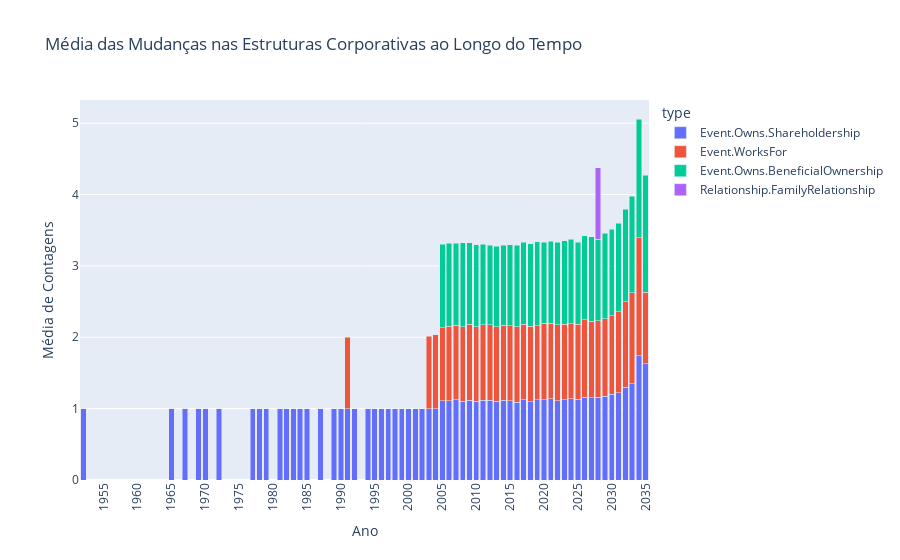

The code cell stored with this chart in its notebook:
### Code cell
import pandas as pd
import plotly.express as px

# Função para converter string de data para objeto de data
def convert_to_date(date_str):
    try:
        return pd.to_datetime(date_str, format="%Y-%m-%d").date()
    except ValueError:
        return pd.to_datetime(date_str).date()

# Aplicar a função de conversão de data
df_links['start_date'] = df_links['start_date'].apply(convert_to_date)
df_links['year'] = pd.to_datetime(df_links['start_date']).dt.year



# Contagem de relações por ano, tipo e target
relations_per_year_type_target = df_links.groupby(['year', 'type', 'target']).size().reset_index(name='counts')

# Calcular a média das contagens por ano, tipo e target
average_relations_per_year_type_target = relations_per_year_type_target.groupby(['year', 'type'])['counts'].mean().reset_index(name='average_counts')

# Criação da visualização temporal
fig = px.bar(average_relations_per_year_type_target, x='year', y='average_counts', color='type', 
             title='Média das Mudanças nas Estruturas Corporativas ao Longo do Tempo', barmode='stack')

# Ajustar layout para exibir anos na vertical e sem ordenação automática
fig.update_layout(
    xaxis_title='Ano',
    yaxis_title='Média de Contagens',
    xaxis_tickangle=-90,
    xaxis={'dtick': 5}#,  # Garantir que todos os anos sejam exibidos
    #xaxis={'categoryorder': 'array', 'categoryarray': average_relations_per_year_type_target['year']}
)

fig.show()

### Figure 1 — Plotly figure (JSON) as saved in the notebook; plotly's stock layout.template omitted (floating-point values rounded to 4 significant figures)
{"data": [{"alignmentgroup": "True", "hovertemplate": "type=Event.Owns.Shareholdership<br>year=%{x}<br>average_counts=%{y}<extra></extra>", "legendgroup": "Event.Owns.Shareholdership", "marker": {"color": "#636efa", "pattern": {"shape": ""}}, "name": "Event.Owns.Shareholdership", "offsetgroup": "Event.Owns.Shareholdership", "orientation": "v", "showlegend": true, "textposition": "auto", "type": "bar", "x": [1952, 1965, 1967, 1969, 1970, 1972, 1977, 1978, 1979, 1981, 1982, 1983, 1984, 1985, 1987, 1989, 1990, 1991, 1992, 1994, 1995, 1996, 1997, 1998, 1999, 2000, 2001, 2002, 2003, 2004, 2005, 2006, 2007, 2008, 2009, 2010, 2011, 2012, 2013, 2014, 2015, 2016, 2017, 2018, 2019, 2020, 2021, 2022, 2023, 2024, 2025, 2026, 2027, 2028, 2029, 2030, 2031, 2032, 2033, 2034, 2035], "xaxis": "x", "y": [1, 1, 1, 1, 1, 1, 1, 1, 1, 1, 1, 1, 1, 1, 1, 1, 1, 1, 1, 1, 1, 1, 1, 1, 1, 1, 1, 1, 1, 1, 1.109, 1.108, 1.125, 1.107, 1.121, 1.1, 1.121, 1.119, 1.106, 1.115, 1.109, 1.09, 1.126, 1.1, 1.123, 1.121, 1.135, 1.111, 1.124, 1.137, 1.133, 1.158, 1.152, 1.159, 1.172, 1.2, 1.22, 1.298, 1.349, 1.738, 1.632], "yaxis": "y"}, {"alignmentgroup": "True", "hovertemplate": "type=Event.WorksFor<br>year=%{x}<br>average_counts=%{y}<extra></extra>", "legendgroup": "Event.WorksFor", "marker": {"color": "#EF553B", "pattern": {"shape": ""}}, "name": "Event.WorksFor", "offsetgroup": "Event.WorksFor", "orientation": "v", "showlegend": true, "textposition": "auto", "type": "bar", "x": [1991, 2003, 2004, 2005, 2006, 2007, 2008, 2009, 2010, 2011, 2012, 2013, 2014, 2015, 2016, 2017, 2018, 2019, 2020, 2021, 2022, 2023, 2024, 2025, 2026, 2027, 2028, 2029, 2030, 2031, 2032, 2033, 2034, 2035], "xaxis": "x", "y": [1, 1.015, 1.033, 1.028, 1.046, 1.043, 1.044, 1.061, 1.048, 1.056, 1.056, 1.041, 1.056, 1.055, 1.055, 1.056, 1.054, 1.042, 1.072, 1.059, 1.062, 1.061, 1.053, 1.048, 1.088, 1.07, 1.07, 1.089, 1.101, 1.135, 1.197, 1.278, 1.657, 1], "yaxis": "y"}, {"alignmentgroup": "True", "hovertemplate": "type=Event.Owns.BeneficialOwnership<br>year=%{x}<br>average_counts=%{y}<extra></extra>", "legendgroup": "Event.Owns.BeneficialOwnership", "marker": {"color": "#00cc96", "pattern": {"shape": ""}}, "name": "Event.Owns.BeneficialOwnership", "offsetgroup": "Event.Owns.BeneficialOwnership", "orientation": "v", "showlegend": true, "textposition": "auto", "type": "bar", "x": [2005, 2006, 2007, 2008, 2009, 2010, 2011, 2012, 2013, 2014, 2015, 2016, 2017, 2018, 2019, 2020, 2021, 2022, 2023, 2024, 2025, 2026, 2027, 2028, 2029, 2030, 2031, 2032, 2033, 2034, 2035], "xaxis": "x", "y": [1.165, 1.165, 1.147, 1.174, 1.143, 1.151, 1.125, 1.115, 1.129, 1.121, 1.131, 1.143, 1.149, 1.158, 1.173, 1.137, 1.152, 1.162, 1.17, 1.184, 1.151, 1.178, 1.185, 1.145, 1.193, 1.214, 1.245, 1.3, 1.349, 1.663, 1.642], "yaxis": "y"}, {"alignmentgroup": "True", "hovertemplate": "type=Relationship.FamilyRelationship<br>year=%{x}<br>average_counts=%{y}<extra></extra>", "legendgroup": "Relationship.FamilyRelationship", "marker": {"color": "#ab63fa", "pattern": {"shape": ""}}, "name": "Relationship.FamilyRelationship", "offsetgroup": "Relationship.FamilyRelationship", "orientation": "v", "showlegend": true, "textposition": "auto", "type": "bar", "x": [2028], "xaxis": "x", "y": [1], "yaxis": "y"}], "layout": {"barmode": "stack", "legend": {"title": {"text": "type"}, "tracegroupgap": 0}, "title": {"text": "Média das Mudanças nas Estruturas Corporativas ao Longo do Tempo"}, "xaxis": {"anchor": "y", "domain": [0, 1], "dtick": 5, "tickangle": -90, "title": {"text": "Ano"}}, "yaxis": {"anchor": "x", "domain": [0, 1], "title": {"text": "Média de Contagens"}}}}
